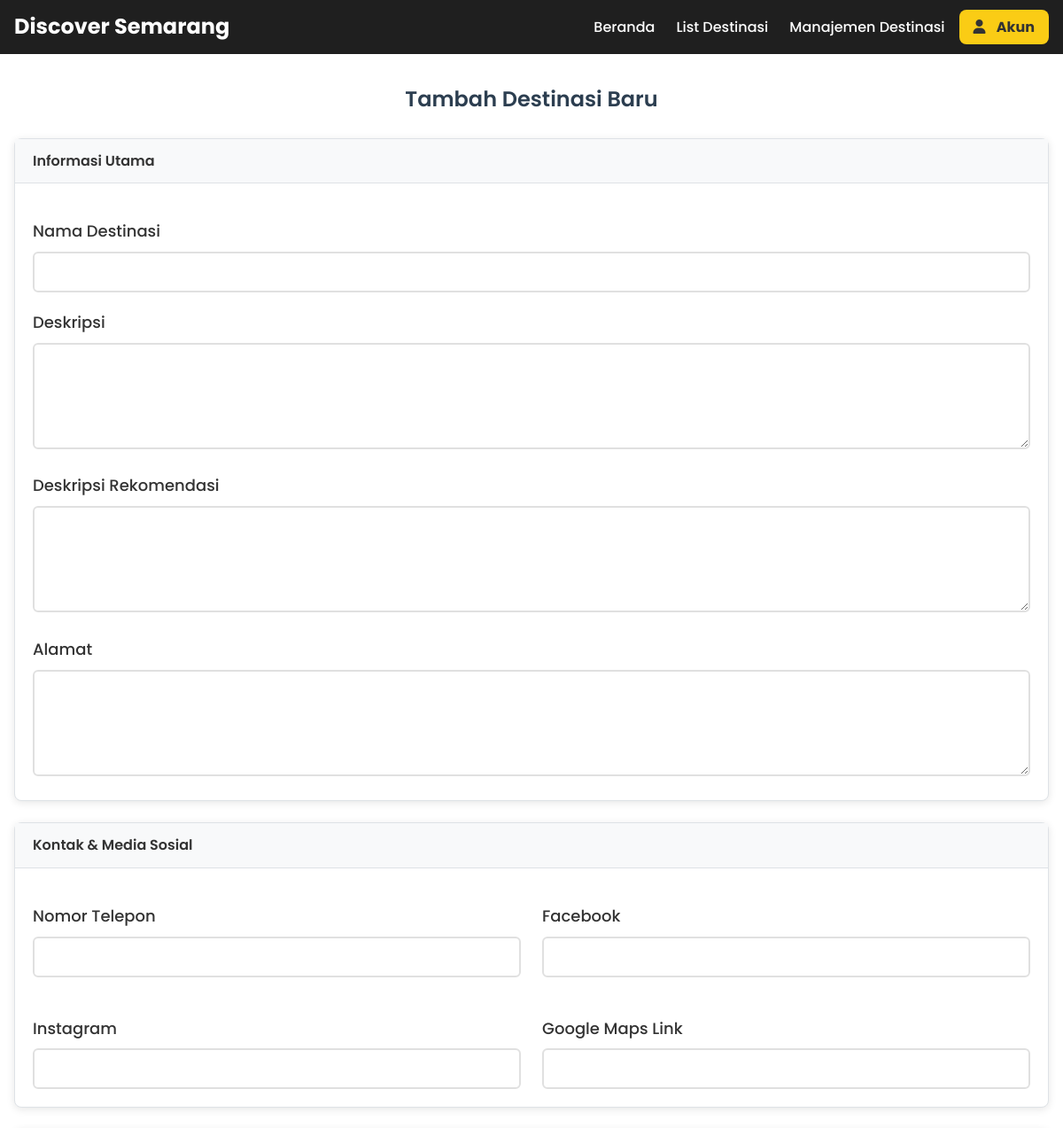
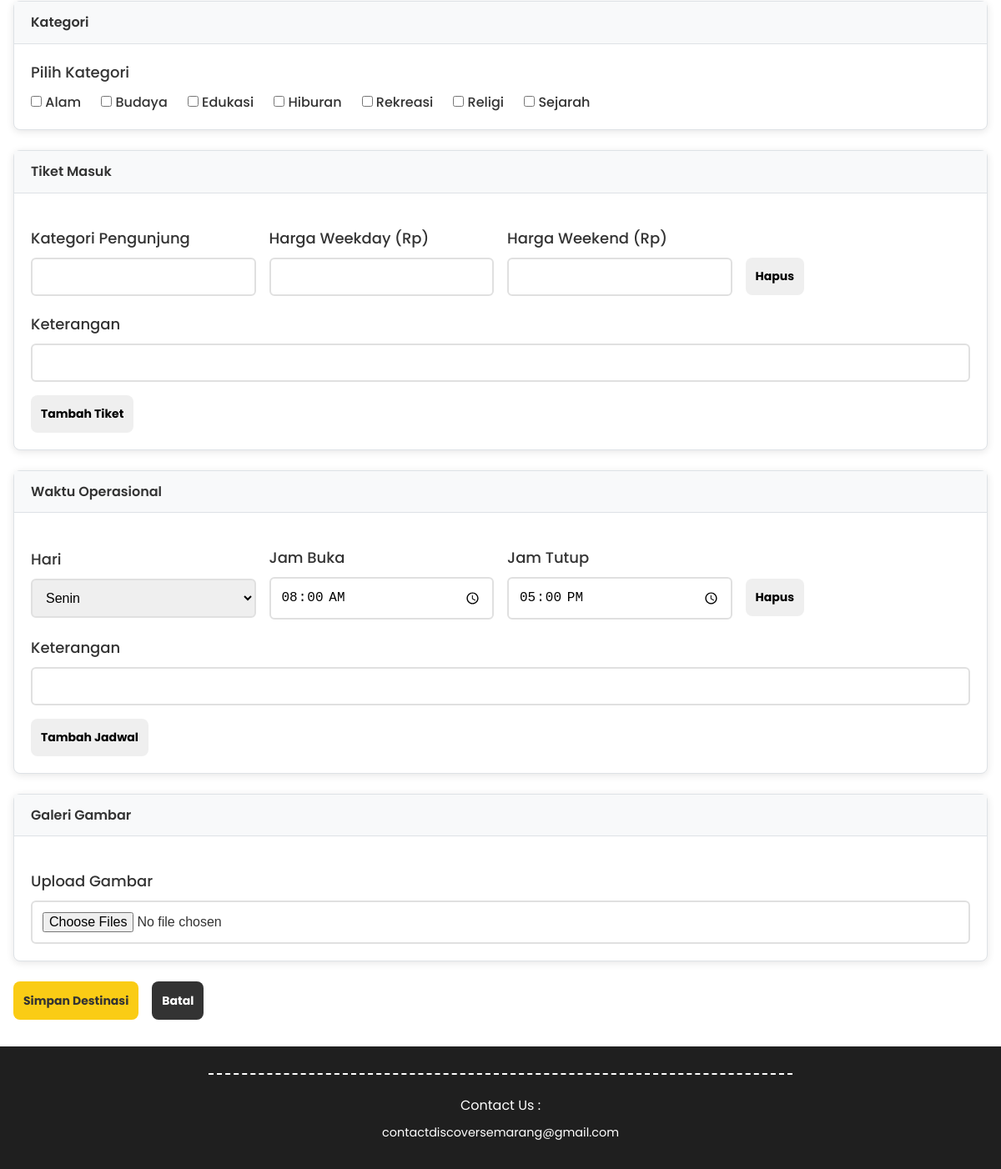
Screenshot of /public/index.php?page=create (signed in) with the database file from the repository (2 pictures, top to bottom).
### tables this page shows
CREATE TABLE `kategori` (
  `id` int(11) NOT NULL,
  `nama_kategori` varchar(50) NOT NULL
);

### app/controllers/AdminDestinasiController.php (called while the page is built, shortened)
<?php
require_once __DIR__ . '/../models/KategoriModel.php';
class AdminDestinasiController {
    private $kategoriModel;
    public function __construct($db) {
        $this->kategoriModel = new KategoriModel($db);
    }
    public function create() {
        $kategoriList = $this->kategoriModel->getAllKategori();
        require_once __DIR__ . '/../views/admin/destinasi/create.php';
    }
}

### app/models/KategoriModel.php (called while the page is built, shortened)
<?php
class KategoriModel {
    private PDO $db;
    public function __construct(PDO $db) {
        $this->db = $db;
    }
    public function getAllKategori(): array {
        $sql = "SELECT id, nama_kategori FROM kategori ORDER BY nama_kategori";
        $stmt = $this->db->query($sql);
        return $stmt->fetchAll(PDO::FETCH_ASSOC);
    }
}

### app/views/admin/destinasi/_form.php (the view, shortened to what this page needs)
<div class="card-add mb-4">
    <div class="card-header">Informasi Utama</div>
    <div class="card-body">
        <div class="mb-3">
            <label class="form-label">Nama Destinasi</label>
            <input type="text" name="nama" class="form-control" value="<?= htmlspecialchars($_POST['nama'] ?? '') ?>">
        </div>
        <div class="mb-3">
            <label class="form-label">Deskripsi</label>
            <textarea name="deskripsi" class="form-control"
                rows="4"><?= htmlspecialchars($_POST['deskripsi'] ?? '') ?></textarea>
        </div>
        <div class="mb-3">
            <label class="form-label">Deskripsi Rekomendasi</label>
            <textarea name="deskripsi_rekomendasi" class="form-control"
                rows="3"><?= htmlspecialchars($_POST['deskripsi_rekomendasi'] ?? '') ?></textarea>
        </div>
        <div class="mb-3">
            <label class="form-label">Alamat</label>
            <textarea name="alamat" class="form-control"
                rows="2"><?= htmlspecialchars($_POST['alamat'] ?? '') ?></textarea>
        </div>
    </div>
</div>
<div class="card-add mb-4">
    <div class="card-header">Kontak & Media Sosial</div>
    <div class="card-body">
        <div class="form-row" style="display: grid; grid-template-columns: 1fr 1fr;">
            <div class="col-md-6 mb-3">
                <label class="form-label">Nomor Telepon</label>
                <input type="text" name="no_telepon" class="form-control"
                    value="<?= htmlspecialchars($_POST['no_telepon'] ?? '') ?>">
            </div>
            <div class="col-md-6 mb-3">
                <label class="form-label">Facebook</label>
                <input type="text" name="facebook" class="form-control"
                    value="<?= htmlspecialchars($_POST['facebook'] ?? '') ?>">
            </div>
            <div class="col-md-6 mb-3">
                <label class="form-label">Instagram</label>
                <input type="text" name="instagram" class="form-control"
                    value="<?= htmlspecialchars($_POST['instagram'] ?? '') ?>">
            </div>
            <div class="col-md-6 mb-3">
                <label class="form-label">Google Maps Link</label>
                <input type="text" name="gmaps_link" class="form-control"
                    value="<?= htmlspecialchars($_POST['gmaps_link'] ?? '') ?>">
            </div>
        </div>
    </div>
</div>
<div class="card-add mb-4">
    <div class="card-header">Kategori</div>
    <div class="card-body">
        <div class="mb-3">
            <label class="form-label" style="margin-top: 0;">Pilih Kategori</label>
            <div class="form-row">
                <?php foreach ($kategoriList as $kategori): ?>
                    <div class="col-md-3">
                        <div class="form-check">
                            <input class="form-check-input" type="checkbox" name="kategori[]" value="<?= $kategori['id'] ?>"
                                <?= in_array($kategori['id'], $_POST['kategori'] ?? []) ? 'checked' : '' ?>>
                            <label class="form-check-label"><?= htmlspecialchars($kategori['nama_kategori']) ?></label>
                        </div>
                    </div>
                <?php endforeach; ?>
            </div>
        </div>
    </div>
</div>
<div class="card-add mb-4">
    <div class="card-header">Tiket Masuk</div>
    <div class="card-body">
        <div id="tiket-container">
            <?php $tiketCount = max(1, count($_POST['tiket'] ?? [])); ?>
            <?php for ($i = 0; $i < $tiketCount; $i++): ?>
                <div class="tiket-item mb-3 border p-3">
                    <div class="form-row" style="display: grid; grid-template-columns: 1fr 1fr 1fr 1fr; gap: 1rem;">
                        <div class="col-md-4">
                            <label class="form-label">Kategori Pengunjung</label>
                            <input type="text" name="tiket[<?= $i ?>][kategori_pengunjung]" class="form-control"
                                value="<?= htmlspecialchars($_POST['tiket'][$i]['kategori_pengunjung'] ?? '') ?>">
                        </div>
                        <div class="col-md-3">
                            <label class="form-label">Harga Weekday (Rp)</label>
                            <input type="number" name="tiket[<?= $i ?>][harga_weekday]" class="form-control"
                                value="<?= htmlspecialchars($_POST['tiket'][$i]['harga_weekday'] ?? '') ?>">
                        </div>
                        <div class="col-md-3">
                            <label class="form-label">Harga Weekend (Rp)</label>
                            <input type="number" name="tiket[<?= $i ?>][harga_weekend]" class="form-control"
                                value="<?= htmlspecialchars($_POST['tiket'][$i]['harga_weekend'] ?? '') ?>">
                        </div>
                        <div style="margin-top: 2rem;">
                            <button type="button" class="btn btn-remove-tiket">Hapus</button>
                        </div>
                    </div>
                    <div class="mt-2">
                        <label class="form-label">Keterangan</label>
                        <input type="text" name="tiket[<?= $i ?>][keterangan]" class="form-control"
                            value="<?= htmlspecialchars($_POST['tiket'][$i]['keterangan'] ?? '') ?>">
                    </div>
                </div>
            <?php endfor; ?>
        </div>
        <button type="button" id="btn-add-tiket" class="btn button-add-new">Tambah Tiket</button>
    </div>
</div>
<div class="card-add mb-4">
    <div class="card-header">Waktu Operasional</div>
    <div class="card-body">
        <div id="waktu-container">
            <?php $waktuCount = max(1, count($_POST['waktu'] ?? [])); ?>
            <?php for ($i = 0; $i < $waktuCount; $i++): ?>
                <div class="waktu-item mb-3 border p-3">
                    <div class="form-row" style="display: grid; grid-template-columns: 1fr 1fr 1fr 1fr; gap: 1rem;">
                        <div class="col-md-3">
                            <label class="form-label">Hari</label>
                            <select name="waktu[<?= $i ?>][nama_hari]" class="form-select">
                                <option value="Senin" <?= ($_POST['waktu'][$i]['nama_hari'] ?? '') == 'Senin' ? 'selected' : '' ?>>Senin</option>
                            </select>
                        </div>
                        <div class="col-md-3">
                            <label class="form-label">Jam Buka</label>
                            <input type="time" name="waktu[<?= $i ?>][jam_buka]" class="form-control"
                                value="<?= htmlspecialchars($_POST['waktu'][$i]['jam_buka'] ?? '08:00') ?>">
                        </div>
                        <div class="col-md-3">
                            <label class="form-label">Jam Tutup</label>
                            <input type="time" name="waktu[<?= $i ?>][jam_tutup]" class="form-control"
                                value="<?= htmlspecialchars($_POST['waktu'][$i]['jam_tutup'] ?? '17:00') ?>">
                        </div>
                        <div style="margin-top: 2rem;">
                            <button type="button" class="btn btn-remove-waktu">Hapus</button>
                        </div>
                    </div>
                    <div class="mt-2">
                        <label class="form-label">Keterangan</label>
                        <input type="text" name="waktu[<?= $i ?>][keterangan]" class="form-control"
                            value="<?= htmlspecialchars($_POST['waktu'][$i]['keterangan'] ?? '') ?>">
                    </div>
                </div>
            <?php endfor; ?>
        </div>
        <button type="button" id="btn-add-waktu" class="btn button-add-new">Tambah Jadwal</button>
    </div>
</div>
<div class="card-add mb-4">
    <div class="card-header">Galeri Gambar</div>
    <div class="card-body">
        <div class="mb-3">
            <label class="form-label">Upload Gambar</label>
            <input type="file" name="gambar[]" class="form-control" multiple accept="image/*">
        </div>
    </div>
</div>

### public/assets/css/style.css (style rules this page uses)
* { box-sizing: border-box; margin: 0; padding: 0; }
body { font-family: "Poppins", "Segoe UI", "Roboto", "Helvetica Neue", "Arial", "sans-serif"; color: #333; line-height: 1.6; }
button { cursor: pointer; font-family: inherit; font-size: inherit; display: flex; align-items: center; justify-content: center; }
.form-label { font-size: 18px; color: #333; margin-top: 20px; display: block; }
.btn { display: flex; width: fit-content; padding: 10px 20px; justify-content: center; border-radius: 5px; font-size: 14px; font-weight: bold; cursor: pointer; }
.btn { padding: 12px 12px; border: none; border-radius: 8px; font-size: 14px; cursor: pointer; font-weight: bold; }
.card-header { background-color: #f8f9fa; padding: 0.75rem 1.25rem; border-bottom: 1px solid #dee2e6; font-weight: 600; }
.card-body { padding: 1.25rem; }
.btn-remove-tiket, .btn-remove-waktu { margin-top: 1.5rem; }
.card-add { background-color: white; border-radius: 8px; box-shadow: 0 2px 10px rgba(0, 0, 0, 0.1); margin-bottom: 2rem; }
.form-row { display: flex; flex-wrap: wrap; gap: 1.5rem; align-items: center; }
.form-label, .form-check-label { font-weight: 500; margin-bottom: 0.5rem; }
.form-control, .form-select { padding: 0.75rem; border: 2px solid #e0e0e0; border-radius: 6px; font-size: 1rem; transition: border-color 0.3s; width: 100%; }
.button-add-new { margin-top: 1rem }
.card-add { margin-bottom: 1.5rem; border: 1px solid #dee2e6; border-radius: 0.5rem; }
textarea { width: 100%; padding: 15px; border: 1px solid #ddd; border-radius: 8px; min-height: 120px; font-size: 1rem; resize: vertical; transition: border-color 0.3s; }

### rows the page displays
kategori: nama_kategori "Alam"
kategori: nama_kategori "Budaya"
kategori: nama_kategori "Edukasi"
kategori: nama_kategori "Hiburan"
kategori: nama_kategori "Rekreasi"
kategori: nama_kategori "Religi"
kategori: nama_kategori "Sejarah"
